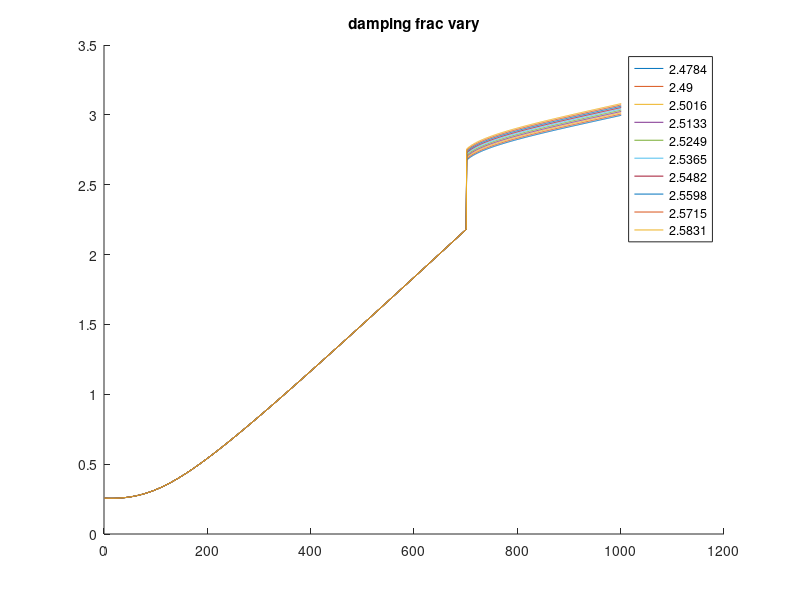

Recreate this plot in MATLAB.
clear all
% close all
n_particles = 2;
t_max = 10;
dt = 0.01;
t_durn = 0:dt:t_max;


% particle params
m = 1;
k=0.75;
damping_frac = 0.9;
R = 10;

%
diff_coef = 3.832e-10;
atomic_vol = 1.18e-7;
surface_energy = 2.5*0.01;
dihedral_angle = 146*(pi/180); % radians
density = 8920;
kT = 1.38e-23*1e3;

% initial vals
x = zeros(n_particles,length(t_durn));
y = zeros(n_particles,length(t_durn));

vx = zeros(n_particles,length(t_durn));
vy = zeros(n_particles,length(t_durn));

vrn_vec = zeros(1,length(t_durn));

force_e_x = zeros(1,length(t_durn));
force_e_y = zeros(1,length(t_durn));

force_d_x = zeros(1,length(t_durn));
force_d_y = zeros(1,length(t_durn));


force_v_x = zeros(1,length(t_durn));
force_v_y = zeros(1,length(t_durn));

force_s_x = zeros(1,length(t_durn));
force_s_y = zeros(1,length(t_durn));

force_total_x = zeros(1,length(t_durn));
force_total_y = zeros(1,length(t_durn));

a = zeros(1,length(t_durn));


forces_all_order = zeros(length(-0.5:0.5:3), length(t_durn));
e_forces_all_order = zeros(length(-0.5:0.5:3), length(t_durn));
d_forces_all_order = zeros(length(-0.5:0.5:3), length(t_durn));
v_forces_all_order = zeros(length(-0.5:0.5:3), length(t_durn));
s_forces_all_order = zeros(length(-0.5:0.5:3), length(t_durn));


% intialise
x(1,1) = rand;
x(2,1) = rand;

y(1,1) = rand;
y(2,1) = rand;

d = sqrt( (x(1,1) - x(2,1))^2  +  (y(1,1) - y(2,1))^2 );
if d >= 2*R
    while d > 2*R
        x(1,1) = rand;
        x(2,1) = rand;

        y(1,1) = rand;
        y(2,1) = rand;

        d = sqrt( (x(1,1) - x(2,1))^2  +  (y(1,1) - y(2,1))^2 );
    end
end

vx(1,1) = rand;
vx(2,1) = rand;

vy(1,1) = rand;
vy(2,1) = rand;
% initialize
t=2; ord = 1;
d = sqrt( (x(1,t-1) - x(2,t-1))^2  +  (y(1,t-1) - y(2,t-1))^2 );
force_e = k*(d^ord);
dx = ( x(1,t-1) - x(2,t-1) );
dy = ( y(1,t-1) - y(2,t-1) );
force_e_x(t-1) = force_e*(abs(dx)/d);
force_e_y(t-1) = force_e*(abs(dy)/d);

v1x = vx(1,t-1);
v1y = vy(1,t-1);

v2x = vx(2,t-1);
v2y = vy(2,t-1);

unit_vec = [dx, dy]./d;
v1n = v1x*unit_vec(1) + v1y*unit_vec(2);
v2n = v2x*unit_vec(1) + v2y*unit_vec(2);
vrn = v1n - v2n;
vrn_vec(t-1) = vrn;

%     force_d = damping_frac*sqrt(2*m*k)*vrn;
% according to other paper, so that penetration power can be kept at both
% terms
force_d = damping_frac*(d^ord)*sqrt(2*m*k)*vrn;
force_d_x(t-1) = force_d*(abs(dx)/d);
force_d_y(t-1) = force_d*(abs(dy)/d);

force_total_x(t-1) = force_e_x(t-1) + force_d_x(t-1);
force_total_y(t-1) = force_e_y(t-1) + force_d_y(t-1);


ord = 1;
% sensitivity
param_range = linspace(142*(pi/180),148*(pi/180),10);
figure
hold on
for param=param_range
    dihedral_angle = param;
    for t=2:length(t_durn)
        
        d = sqrt( (x(1,t-1) - x(2,t-1))^2  +  (y(1,t-1) - y(2,t-1))^2 );

        if d < R/5
            force_e = k*(d^ord);
            dx = ( x(1,t-1) - x(2,t-1) );
            dy = ( y(1,t-1) - y(2,t-1) );
            force_e_x(t) = force_e*(abs(dx)/d);
            force_e_y(t) = force_e*(abs(dy)/d);


            v1x = vx(1,t-1);
            v1y = vy(1,t-1);

            v2x = vx(2,t-1);
            v2y = vy(2,t-1);

            unit_vec = [dx, dy]./d;
            v1n = v1x*unit_vec(1) + v1y*unit_vec(2);
            v2n = v2x*unit_vec(1) + v2y*unit_vec(2);
            vrn = v1n - v2n;
            vrn_vec(t) = vrn;
            %     force_d = damping_frac*sqrt(2*m*k)*vrn;
            % according to other paper, so that penetration power can be kept at both
            % terms
            force_d = damping_frac*(d^ord)*sqrt(2*m*k)*vrn;
            force_d_x(t) = force_d*(abs(dx)/d);
            force_d_y(t) = force_d*(abs(dy)/d);

            force_total_x(t) = force_e_x(t) + force_d_x(t);
            force_total_y(t) = force_e_y(t) + force_d_y(t);

            e_forces_all_order(ord*2 + 2,:) = sqrt( (force_e_x).^2 + (force_e_y).^2  );
            d_forces_all_order(ord*2 + 2,:) = sqrt( (force_d_x).^2 + (force_d_y).^2  );
        else % d > r/2 else
            if a(t-1) == 0
                a(t-1) = 1.5*rand;
            end

            force_v = (pi*(a(t-1)^4))/(8*((diff_coef*atomic_vol)/(kT)));
            dx = ( x(1,t-1) - x(2,t-1) );
            dy = ( y(1,t-1) - y(2,t-1) );
            force_v_x(t) = force_v*(abs(dx)/d);
            force_v_y(t) = force_v*(abs(dy)/d);


            v1x = vx(1,t-1);
            v1y = vy(1,t-1);

            v2x = vx(2,t-1);
            v2y = vy(2,t-1);

            unit_vec = [-dx, -dy]./d;
            v1n = v1x*unit_vec(1) + v1y*unit_vec(2);
            v2n = v2x*unit_vec(1) + v2y*unit_vec(2);
            vrn = v1n - v2n;
            vrn_vec(t) = vrn;
            a(t) = sqrt(a(t-1)^2 -  2*R*vrn*dt);

            force_s = pi*(surface_energy)*(4*R*( 1 - 0.5*cos(dihedral_angle/2) ) + a(t-1)*sin(dihedral_angle/2) );
            force_s_x(t) = force_s*(abs(dx)/d);
            force_s_y(t) = force_s*(abs(dy)/d);


            force_total_x(t) = force_v_x(t) + force_s_x(t);
            force_total_y(t) = force_v_y(t) + force_s_y(t);


            v_forces_all_order(ord*2 + 2,:) = sqrt( (force_v_x).^2 + (force_v_y).^2  );
            s_forces_all_order(ord*2 + 2,:) = sqrt( (force_s_x).^2 + (force_s_y).^2  );


        end % d > r/2

        for n=1:n_particles
            vx(n,t) =  vx(n,t-1)+ (  (-1^n)*(force_total_x(t))/m   )*dt;
            vy(n,t) =  vy(n,t-1) + (  (-1^n)*(force_total_y(t))/m   )*dt;
        end

        for n=1:n_particles
            x(n,t) = x(n,t-1) + vx(n,t)*dt;
            y(n,t) = y(n,t-1) + vy(n,t)*dt;
        end
    end % t
 plot(sqrt( (force_total_x).^2 + (force_total_y).^2  ))
end % end of param
hold off
legend([strsplit(num2str(param_range))])
title('damping frac vary')




%     plot( sqrt( (x(1,:)-x(2,:)).^2 + (y(1,:)-y(2,:)).^2 ), 'LineWidth',3 )
%     plot(vrn_vec,'LineWidth',3)







